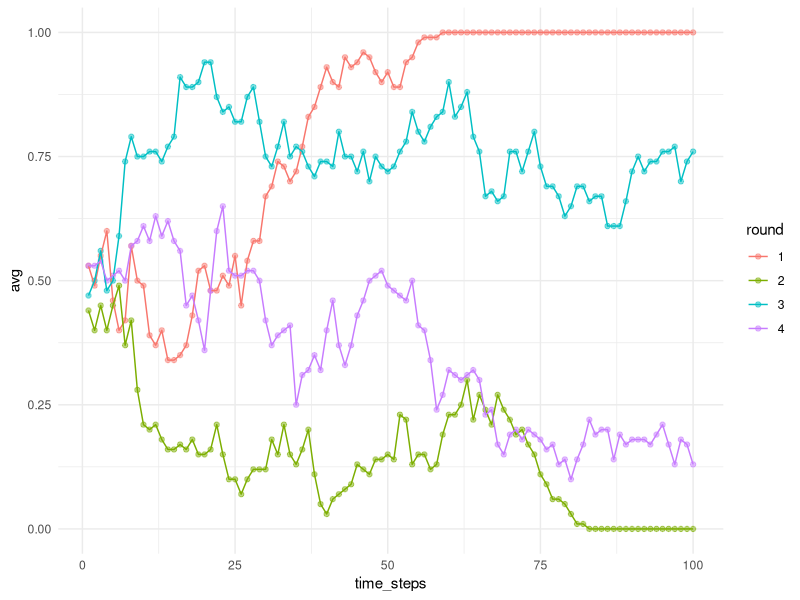

Write the R code that produced this figure.
############################################
###### Model - Continuous centrality ####### 
############################################
# Packages 
library(tidyverse)
library(igraph)
library(haven)


# Softmax function 
softmax <- function (...) 
{
  X <- list(...)
  K <- length(X)
  if (K == 1) {
    X <- X[[1]]
    if (is.null(dim(X))) {
      f <- exp(X)
      denom <- sum(f)
      p <- as.numeric(f/denom)
      return(p)
    }
    else {
      N <- nrow(X)
      f <- lapply(1:N, function(i) exp(X[i, ]))
      denom <- sapply(1:N, function(i) sum(f[[i]]))
      p <- sapply(1:N, function(i) unlist(f[[i]])/denom[i])
      p <- t(as.matrix(p))
      return(p)
    }
  }
  else {
    X <- as.data.frame(X)
    N <- nrow(X)
    if (N == 1) {
      f <- exp(X[1, ])
      denom <- sum(f)
      p <- as.numeric(f/denom)
      return(p)
    }
    else {
      f <- lapply(1:N, function(i) exp(X[i, ]))
      denom <- sapply(1:N, function(i) sum(f[[i]]))
      p <- sapply(1:N, function(i) unlist(f[[i]])/denom[i])
      p <- t(as.matrix(p))
      colnames(p) <- NULL
      return(p)
    }
  }
}

set.seed(33)
# Produce initial network visualization
# Create small world network 
network <- sample_smallworld(dim = 1, size = 100, nei = 4, p = 0.1, 10, loops = F)


diff_inf_sim <- function(turns, init_prob, n_agents, socinf, g, rounds, plot_net = F) {
  # Extract network matrix
  net_mat <- as.matrix(network[])
  # Create an empty matrix to record the behaviors individuals adopt
  # Find centrality scores 
  cent_scores <- eigen_centrality(network)$vector
  # Normalize centrality scores 
  normalized_scores <- cent_scores/sum(cent_scores)

  runs_list <- list()
  for (r in 1:rounds) {
    beh_matrix <- matrix(0, n_agents, turns)
    print(paste0("socinf= ", as.character(socinf), "g= ", as.character(g)))
    # Initial values 
    beh_matrix[,1] <- rbinom(n = n_agents, size = 1, prob = init_prob)
    for (j in 1:(turns-1)) {
      for (i in 1:n_agents) { 
        ties <- which(net_mat[i,] == 1) 
        popular_score <- sum(beh_matrix[,j]*normalized_scores)
        friends_score <- mean(beh_matrix[ties, j])
        ind_times <- sum(beh_matrix[i,])
        ind_weight <- softmax(ind_times, j-ind_times)
        prSmoke <- (1 - socinf)*ind_weight[1] + socinf*((1-g)*popular_score + g*friends_score)
        flip <- rbinom(1, 1, prob = prSmoke)
        if(flip ==1 ) {
          beh_matrix[i,j+1] <- 1
        } else {
          beh_matrix[i,j+1] <- 0
        }
      }
      if (plot_net == TRUE & j %% 25 == 0 ) { 
        V(network)$trait <- beh_matrix[,j+1]
        V(network)$color <- ifelse(V(network)$trait == 1, "green", "white")
        plot(network, 
             vertex.color = V(network)$color, 
             col="#777777",
             vertex.label = "",
             layout = layout.graphopt)
        }
    
    }
    results_round <- apply(beh_matrix,2,mean)
    runs_list[[r]] <- results_round
  }
  return(runs_list)
}

results <- diff_inf_sim(turns = 100, 
             init_prob = 0.5, 
             n_agents = 100, 
             socinf = 1, 
             g = 0.7, 
             rounds = 4)

df <- tibble(
  time_steps = rep(1:100, times = 4), 
  avg = unlist(results), 
  round = as.factor(rep(1:4, each = 100))
)
df %>% 
  ggplot(aes(x = time_steps, 
             y = avg, 
             col = round)) +
  geom_point(alpha = 0.5) + 
  geom_line() + 
  theme_minimal()




